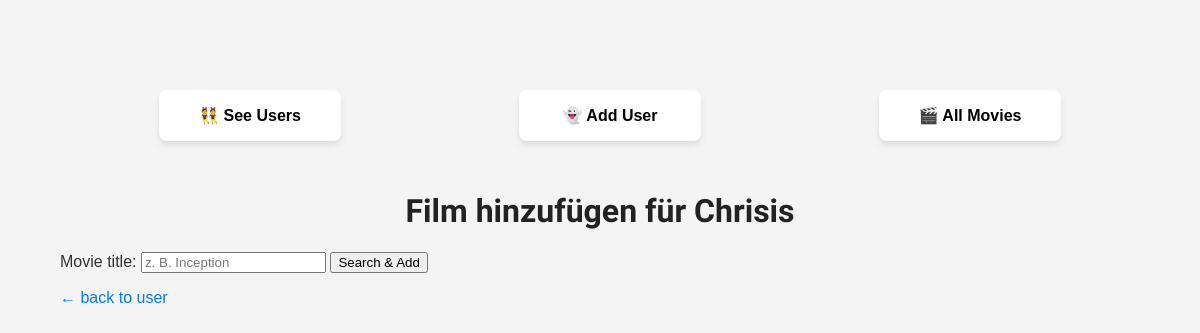
Page /users/2/add_movie on the earlier database version.
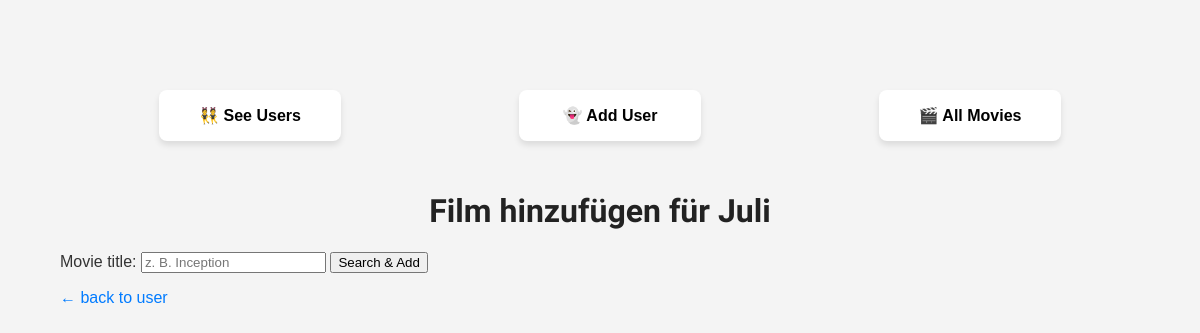
Same page on the later database version.
### models.py (models this page shows, shortened)
class User(db.Model):
    __tablename__ = 'users'
    user_id = db.Column(db.Integer, primary_key=True)
    user_name = db.Column(db.String)
    movies = db.relationship('Movie', backref='user', cascade='all, delete', lazy=True)

### app.py (the view, shortened to what this page needs)
@app.route('/users/<int:user_id>/add_movie', methods=["GET", "POST"])
@app.route('/users/<int:user_id>/add_movie', methods=["GET", "POST"])
def add_movie(user_id):
    user = data_manager.get_user(user_id)
    app.logger.info(f"🛠️ Entered add_movie for user_id={user_id}, method={request.method}")
    return render_template('add_movie.html', user=user)

### datamanager.py (called while the page is built)
    def get_user(self, user_id):
        return User.query.get(user_id)

### templates/add_movie.html (shortened to what this page needs)
{% extends "base.html" %}
{% block content %}
  <h1>Film hinzufügen für {{ user.user_name }}</h1>
  <form
    method="POST"
    action="{{ url_for('add_movie', user_id=user.user_id) }}"
  >
    <label for="title">Movie title:</label>
    <input
      type="text"
      id="title"
      name="title"
      placeholder="z. B. Inception"
      required
    >
    <button type="submit">Search &amp; Add</button>
  </form>
  <p>
    <a href="{{ url_for('list_user_movies', user_id=user.user_id) }}">
      ← back to user
    </a>
  </p>
{% endblock %}

Differences in the rows shown:
changed User: user_name "Chrisis" → "Juli"
